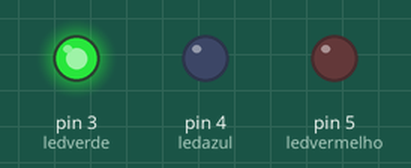
A sketch run on a simulated Arduino Uno, built with avr-gcc and run on an emulated ATmega328P. Parts: output pins drawn as LEDs (lit = HIGH).

Above: at 0.2 s.
At 1.2 s:
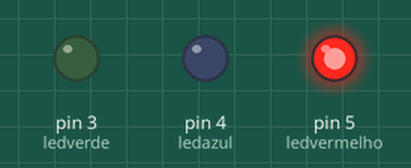
At 3.7 s:
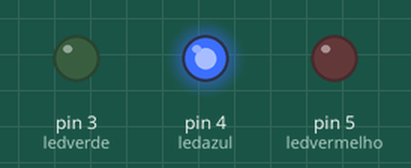
Timing chart, 0 to 4.6 s (numbered marks = the images above):
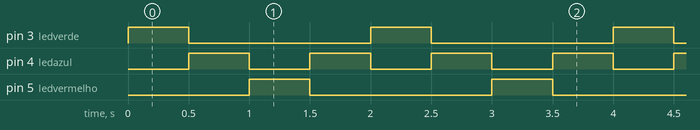

Measured:
- by itself, pin 3 (ledverde), pin 5 (ledvermelho): alternates HIGH for 0.50 s and LOW for 1.5 s
- by itself, pin 4 (ledazul): alternates HIGH for 0.50 s and LOW for 0.50 s
- by itself, everything shown: repeats every 2.0 s, in 4 steps

The sketch:

Leds_Delay.ino
```cpp
const int ledverde = 3;
const int ledazul = 4;
const int ledvermelho = 5;

const int intervalo = 500;

void setup()
{
  pinMode(ledverde, OUTPUT);
  pinMode(ledazul, OUTPUT);
  pinMode(ledvermelho, OUTPUT);
}

void loop()
{
  digitalWrite(ledverde, HIGH);
  digitalWrite(ledazul,LOW);
  digitalWrite(ledvermelho,LOW);
  delay(intervalo);

  digitalWrite(ledverde, LOW);
  digitalWrite(ledazul,HIGH);
  digitalWrite(ledvermelho,LOW);
  delay(intervalo);

  digitalWrite(ledverde, LOW);
  digitalWrite(ledazul,LOW);
  digitalWrite(ledvermelho, HIGH);
  delay(intervalo);

  digitalWrite(ledverde, LOW);
  digitalWrite(ledazul,HIGH);
  digitalWrite(ledvermelho,LOW);
  delay(intervalo);

}
```
